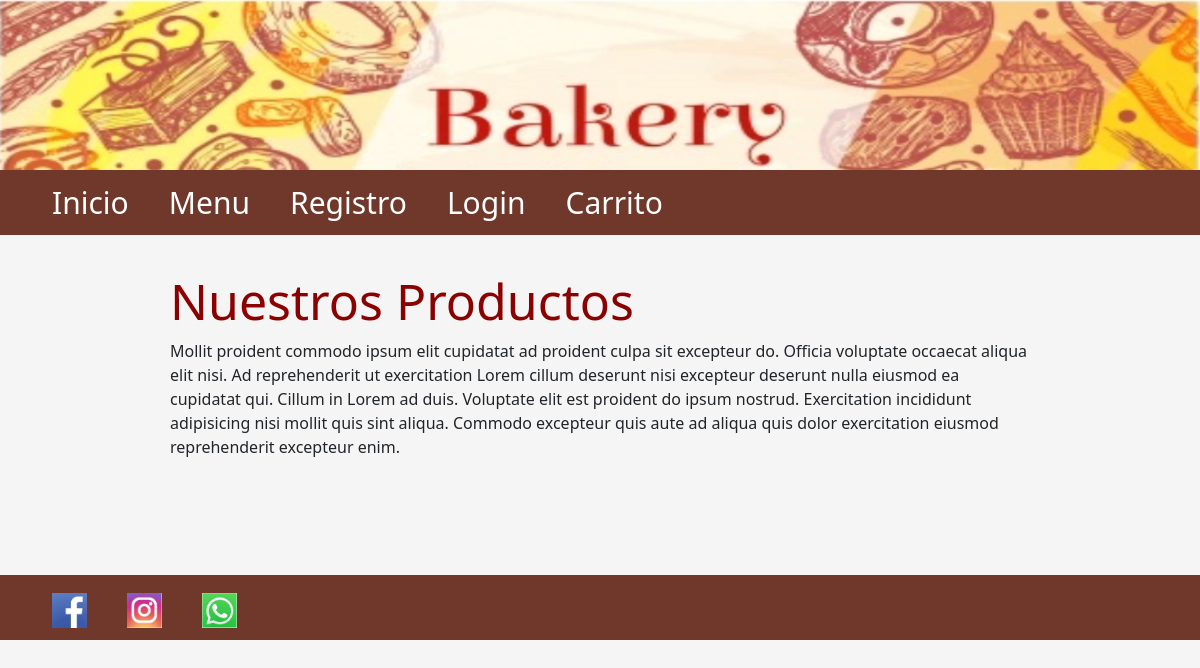
/, run on an earlier commit of the app's database.
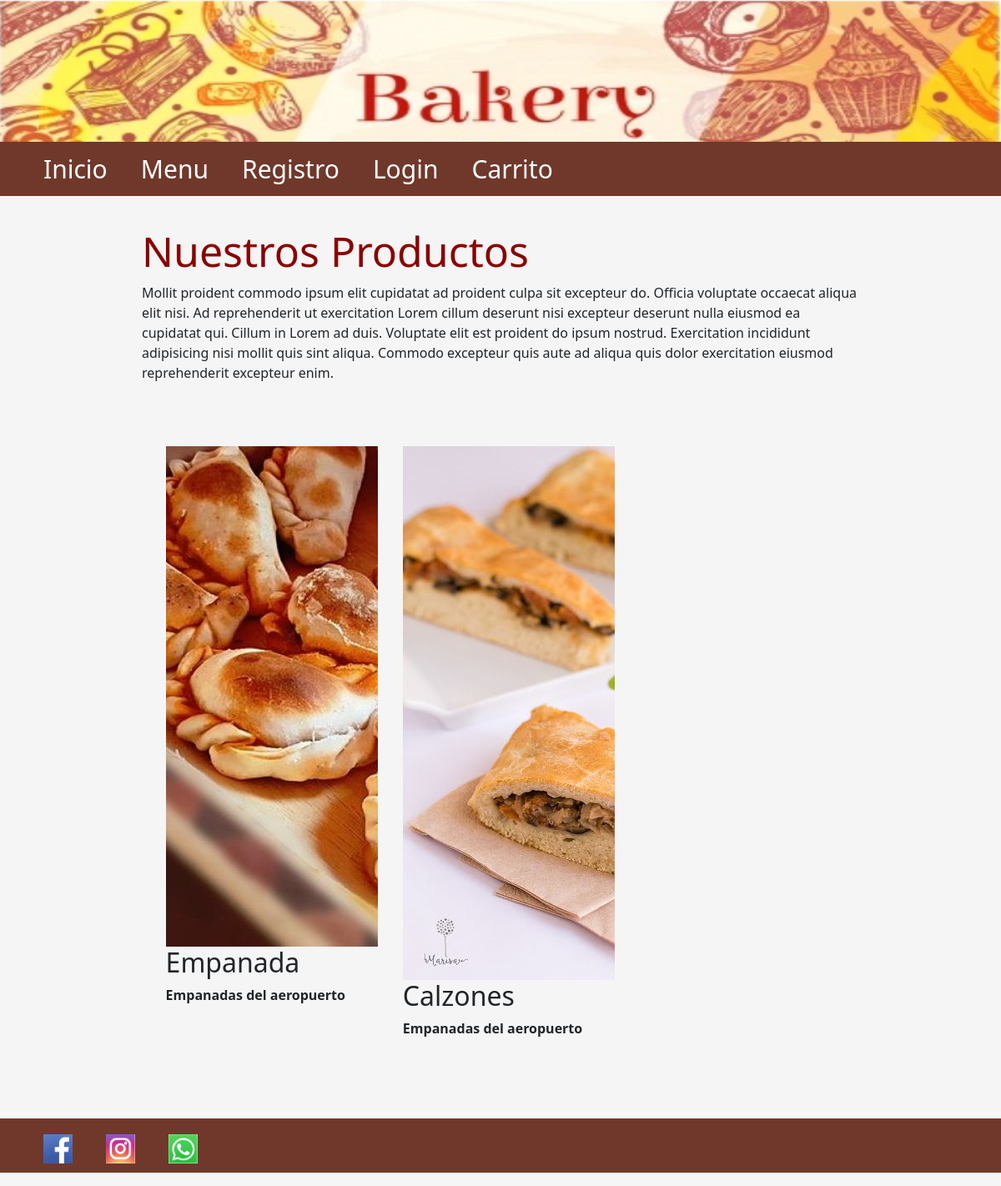
And on a later commit of the database.
### panaderia/models.py (models this page shows)
class Platos(db.Model):
    __tablename__ = 'platos'
    idproducto = db.Column(db.Integer, primary_key=True)
    nombreplato = db.Column(db.String(510), nullable=True)
    precioplato = db.Column(db.Integer, nullable=True)
    descripcionplato = db.Column(db.String(200))
    nombreimagenplato = db.Column(db.String(200), nullable=False)

### panaderia/views.py (the view)
@app.route('/')
def index():
    platos = Platos.query.all()
    return render_template('/index.html', platos=platos)

### panaderia/templates/Index.html
{% extends './layout.html' %} {% block title %} Inicio {% endblock %} {% block body %}
    <h1>Nuestros Productos</h1>
    <p>Mollit proident commodo ipsum elit cupidatat ad proident culpa sit excepteur do. Officia voluptate occaecat aliqua elit nisi. Ad reprehenderit ut exercitation Lorem cillum deserunt nisi excepteur deserunt nulla eiusmod ea cupidatat qui. Cillum in
        Lorem ad duis. Voluptate elit est proident do ipsum nostrud. Exercitation incididunt adipisicing nisi mollit quis sint aliqua. Commodo excepteur quis aute ad aliqua quis dolor exercitation eiusmod reprehenderit excepteur enim.</p>
    <div class="contenedor">
    {%for plato in platos%}
        <div class="imagenes-inicio">
            <div class="imagen">
                <img src="./static/uploads/{{ plato.nombreimagenplato }}" alt="">
            </div>
            <div class="info">
                <h2>{{plato.nombreplato}}</h2>
                <p>{{plato.descripcionplato}}</p>
            </div>
        </div>
    {% endfor %}
</main>
{% endblock %}

What changed in the data, as far as the page shows it:
added Platos: nombreimagenplato (picture), nombreplato "Empanada", descripcionplato "Empanadas del aeropuerto"
added Platos: nombreimagenplato (picture), nombreplato "Calzones", descripcionplato "Empanadas del aeropuerto"
